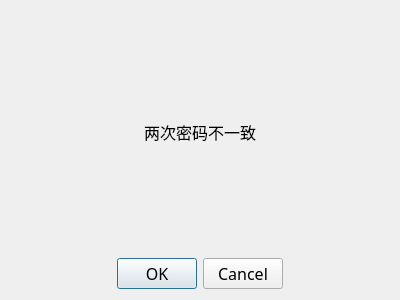
<?xml version="1.0" encoding="UTF-8"?>
<ui version="4.0">
 <class>pwdCmpError</class>
 <widget class="QDialog" name="pwdCmpError">
  <property name="geometry">
   <rect>
    <x>0</x>
    <y>0</y>
    <width>400</width>
    <height>300</height>
   </rect>
  </property>
  <property name="font">
   <font>
    <family>微软雅黑</family>
    <pointsize>12</pointsize>
   </font>
  </property>
  <property name="windowTitle">
   <string>Dialog</string>
  </property>
  <layout class="QGridLayout" name="gridLayout">
   <item row="0" column="0">
    <layout class="QVBoxLayout" name="verticalLayout">
     <item>
      <layout class="QHBoxLayout" name="horizontalLayout_2">
       <item>
        <spacer name="horizontalSpacer_3">
         <property name="orientation">
          <enum>Qt::Horizontal</enum>
         </property>
         <property name="sizeHint" stdset="0">
          <size>
           <width>40</width>
           <height>20</height>
          </size>
         </property>
        </spacer>
       </item>
       <item>
        <widget class="QLabel" name="label">
         <property name="text">
          <string>两次密码不一致</string>
         </property>
        </widget>
       </item>
       <item>
        <spacer name="horizontalSpacer_4">
         <property name="orientation">
          <enum>Qt::Horizontal</enum>
         </property>
         <property name="sizeHint" stdset="0">
          <size>
           <width>40</width>
           <height>20</height>
          </size>
         </property>
        </spacer>
       </item>
      </layout>
     </item>
     <item>
      <layout class="QHBoxLayout" name="horizontalLayout">
       <item>
        <spacer name="horizontalSpacer">
         <property name="orientation">
          <enum>Qt::Horizontal</enum>
         </property>
         <property name="sizeHint" stdset="0">
          <size>
           <width>40</width>
           <height>20</height>
          </size>
         </property>
        </spacer>
       </item>
       <item>
        <widget class="QDialogButtonBox" name="buttonBox">
         <property name="orientation">
          <enum>Qt::Horizontal</enum>
         </property>
         <property name="standardButtons">
          <set>QDialogButtonBox::Cancel|QDialogButtonBox::Ok</set>
         </property>
        </widget>
       </item>
       <item>
        <spacer name="horizontalSpacer_2">
         <property name="orientation">
          <enum>Qt::Horizontal</enum>
         </property>
         <property name="sizeHint" stdset="0">
          <size>
           <width>40</width>
           <height>20</height>
          </size>
         </property>
        </spacer>
       </item>
      </layout>
     </item>
    </layout>
   </item>
  </layout>
 </widget>
 <resources/>
 <connections>
  <connection>
   <sender>buttonBox</sender>
   <signal>accepted()</signal>
   <receiver>pwdCmpError</receiver>
   <slot>accept()</slot>
   <hints>
    <hint type="sourcelabel">
     <x>248</x>
     <y>254</y>
    </hint>
    <hint type="destinationlabel">
     <x>157</x>
     <y>274</y>
    </hint>
   </hints>
  </connection>
  <connection>
   <sender>buttonBox</sender>
   <signal>rejected()</signal>
   <receiver>pwdCmpError</receiver>
   <slot>reject()</slot>
   <hints>
    <hint type="sourcelabel">
     <x>316</x>
     <y>260</y>
    </hint>
    <hint type="destinationlabel">
     <x>286</x>
     <y>274</y>
    </hint>
   </hints>
  </connection>
 </connections>
</ui>
